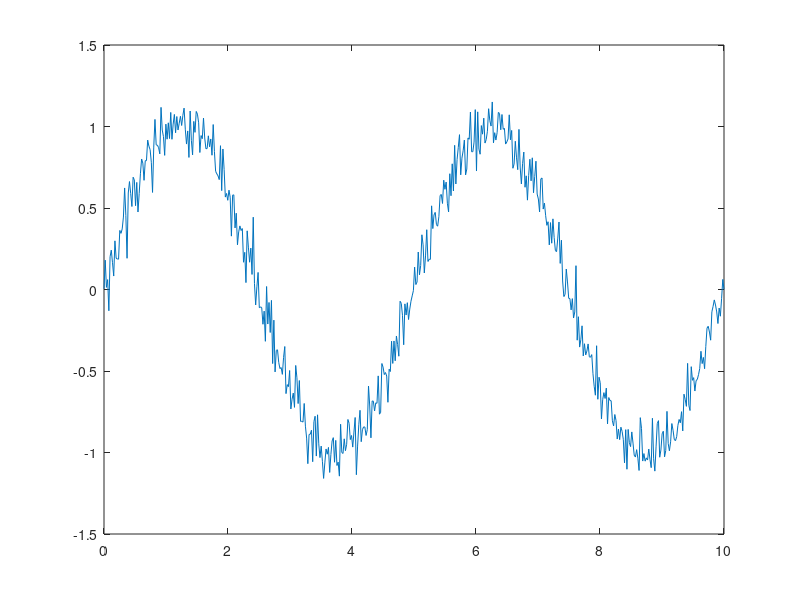

MATLAB code for this plot:
%Randall, Logan
%Lab 18_Noisy Signal
clc,clear,format compact

% 1.Specify a time range 
% t = linspace(start time, end time, number of points);
% 2.Create the underlying signal (sine wave is very common)
% S=(amplitude)*sin(frequency*time)
% 3.Create the noise
% N=(noise_amplitude)*randn(size(t))
% 4.Add the noise to the underlying signal
% X=S+N
% 5.Calculate the Signal to Noise Ratio
% SNR=20*log10(std(S)/std(N))
% 6.Plot final signal

t=linspace(0,10,512)
S=(1)*sin(2*pi/5*t)
N=(0.1)*randn(size(t))
X=S+N
SNR=20*log10(std(S)/std(N))
plot(t,X)
